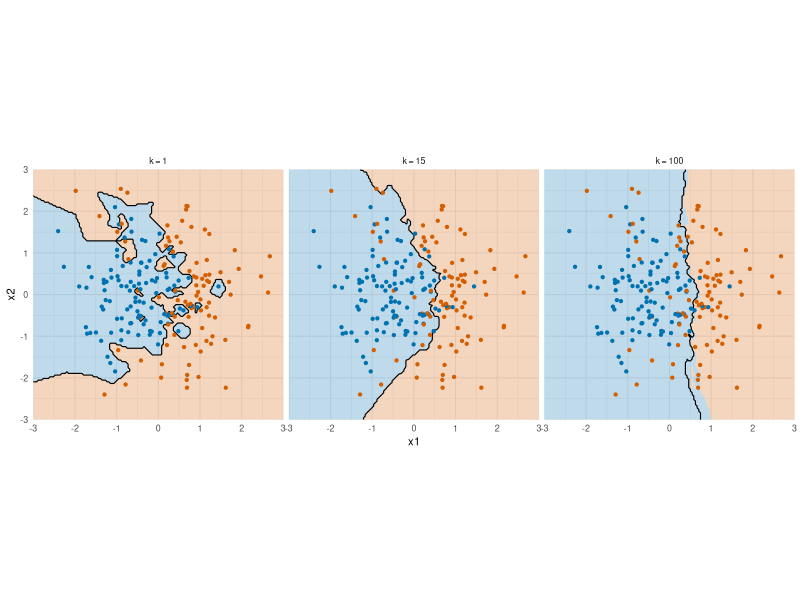
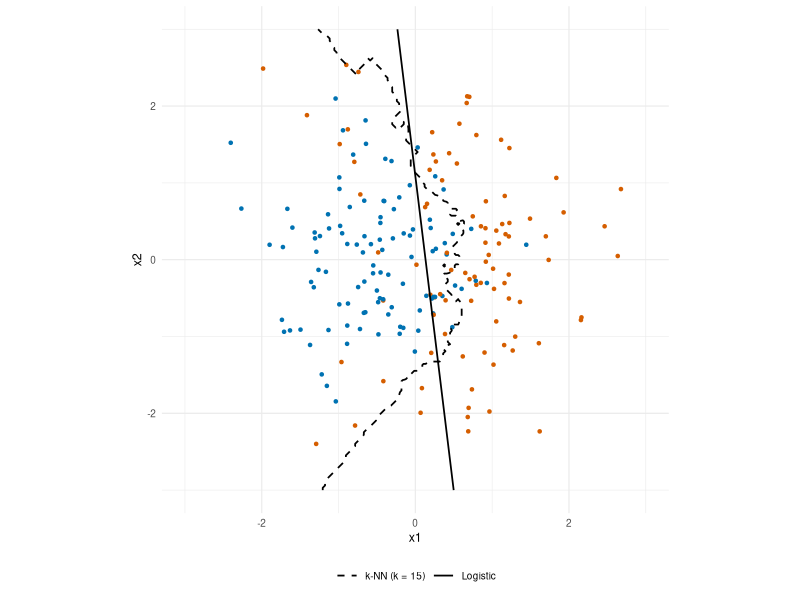
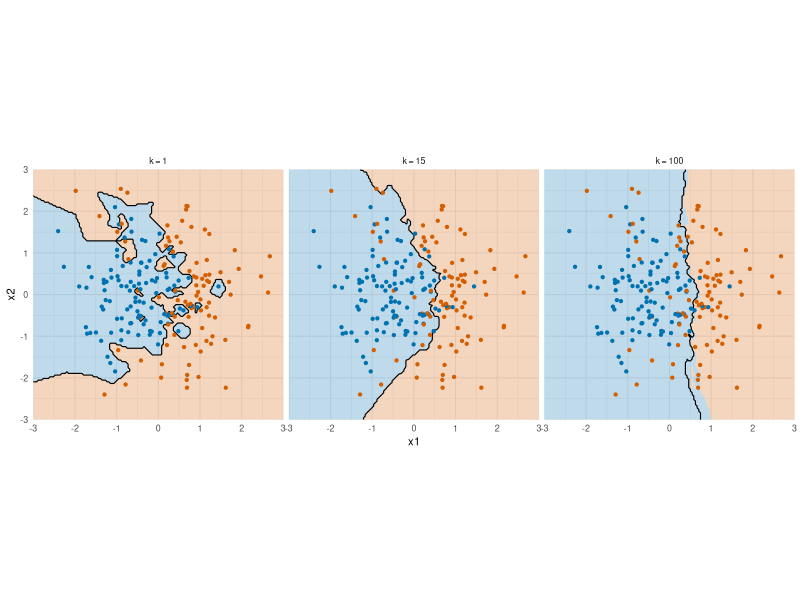
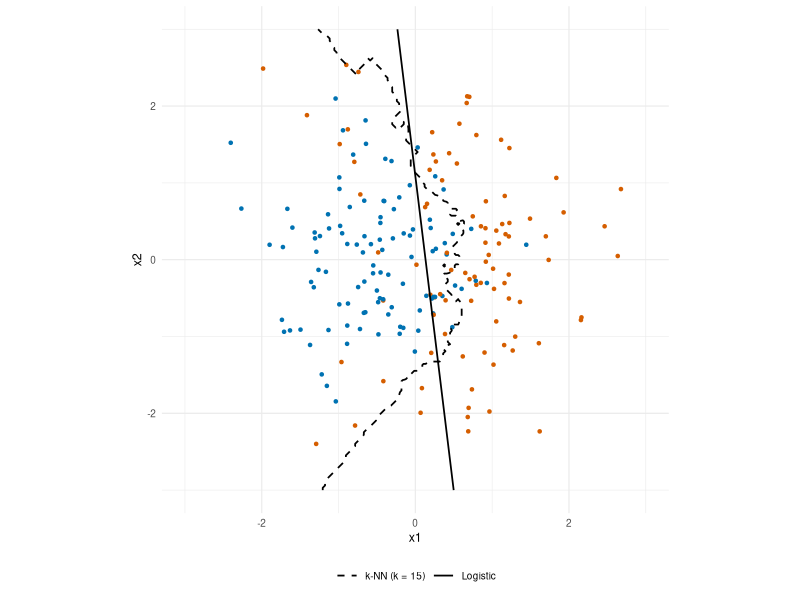

These figures' R source, in order:
library(ggplot2)
library(class)

# ── Shared data (set.seed(3)) ─────────────────────────────────────────────────

set.seed(3)
n <- 200
d <- data.frame(x1 = rnorm(n), x2 = rnorm(n))
d$y <- factor(rbinom(n, 1, plogis(2.5 * (d$x1 + 0.5 * d$x2^2 - 0.5))))   # curved true boundary

# ── Figure: k-NN boundaries for k = 1, 15, 100 ───────────────────────────────
# cls_knn_k.pdf

grid_150 <- expand.grid(x1 = seq(-3, 3, length.out = 150),
                        x2 = seq(-3, 3, length.out = 150))

knn_prob <- function(k) {
    cl <- knn(train = d[, c("x1", "x2")], test = grid_150,
              cl = d$y, k = k, prob = TRUE)
    ifelse(cl == "1", attr(cl, "prob"), 1 - attr(cl, "prob"))   # P(y = 1 | x)
}

ks   <- c(1, 15, 100)
pred <- do.call(rbind, lapply(ks, function(k)
    data.frame(grid_150, p1 = knn_prob(k), k = paste0("k = ", k))))
pred$k <- factor(pred$k, levels = paste0("k = ", ks))

p <- ggplot() +
    geom_raster(data = pred, aes(x1, x2, fill = p1 > 0.5), alpha = 0.25) +
    geom_contour(data = pred, aes(x1, x2, z = p1),
                 breaks = 0.5, colour = "black", linewidth = 0.4) +
    geom_point(data = d, aes(x1, x2, colour = y), size = 0.8) +
    facet_wrap(~ k) +
    scale_fill_manual(values = c("TRUE" = "#D55E00", "FALSE" = "#0072B2"), guide = "none") +
    scale_colour_manual(values = c("0" = "#0072B2", "1" = "#D55E00"), guide = "none") +
    coord_fixed(xlim = c(-3, 3), ylim = c(-3, 3), expand = FALSE) +
    theme_minimal(base_size = 8)

p

ggsave("cls_knn_k.pdf", p, width = 8.5, height = 3.1, units = "cm")

# ── Figure: logistic boundary vs k-NN (k = 15) on the same data ──────────────
# cls_logistic_vs_knn.pdf

grid_200 <- expand.grid(x1 = seq(-3, 3, length.out = 200),
                        x2 = seq(-3, 3, length.out = 200))

fit <- glm(y ~ x1 + x2, data = d, family = binomial)
grid_200$p_logit <- predict(fit, newdata = grid_200, type = "response")

cl <- knn(train = d[, c("x1", "x2")], test = grid_200[, c("x1", "x2")],
          cl = d$y, k = 15, prob = TRUE)
grid_200$p_knn <- ifelse(cl == "1", attr(cl, "prob"), 1 - attr(cl, "prob"))

p <- ggplot() +
    geom_point(data = d, aes(x1, x2, colour = y), size = 0.9) +
    geom_contour(data = grid_200, aes(x1, x2, z = p_logit, linetype = "Logistic"),
                 breaks = 0.5, colour = "black", linewidth = 0.6) +
    geom_contour(data = grid_200, aes(x1, x2, z = p_knn, linetype = "k-NN (k = 15)"),
                 breaks = 0.5, colour = "black", linewidth = 0.6) +
    scale_linetype_manual(values = c("Logistic" = "solid", "k-NN (k = 15)" = "dashed")) +
    scale_colour_manual(values = c("0" = "#0072B2", "1" = "#D55E00"), guide = "none") +
    labs(linetype = NULL) +
    coord_fixed(xlim = c(-3, 3), ylim = c(-3, 3)) +
    theme_minimal(base_size = 9) +
    theme(legend.position = "bottom")

p

ggsave("cls_logistic_vs_knn.pdf", p, width = 4.8, height = 5, units = "cm")
